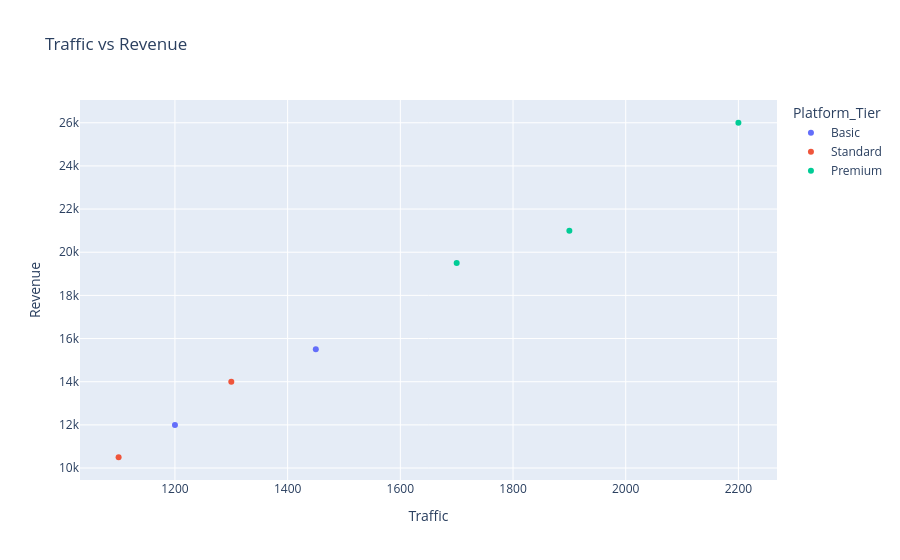

The notebook cell this image was saved under:
### Code cell
fig = px.scatter(
    df,
    x="Traffic",
    y="Revenue",
    color="Platform_Tier",
    hover_data=["Day"],
    title="Traffic vs Revenue"
)

fig.show()

### Figure 1 — Plotly figure (JSON) as saved in the notebook; plotly's stock layout.template omitted (floating-point values rounded to 4 significant figures)
{"data": [{"customdata": [["Mon"], ["Tue"]], "hovertemplate": "Platform_Tier=Basic<br>Traffic=%{x}<br>Revenue=%{y}<br>Day=%{customdata[0]}<extra></extra>", "legendgroup": "Basic", "marker": {"color": "#636efa", "symbol": "circle"}, "mode": "markers", "name": "Basic", "orientation": "v", "showlegend": true, "type": "scatter", "x": [1200, 1450], "xaxis": "x", "y": [12000, 15500], "yaxis": "y"}, {"customdata": [["Wed"], ["Thu"]], "hovertemplate": "Platform_Tier=Standard<br>Traffic=%{x}<br>Revenue=%{y}<br>Day=%{customdata[0]}<extra></extra>", "legendgroup": "Standard", "marker": {"color": "#EF553B", "symbol": "circle"}, "mode": "markers", "name": "Standard", "orientation": "v", "showlegend": true, "type": "scatter", "x": [1100, 1300], "xaxis": "x", "y": [10500, 14000], "yaxis": "y"}, {"customdata": [["Fri"], ["Sat"], ["Sun"]], "hovertemplate": "Platform_Tier=Premium<br>Traffic=%{x}<br>Revenue=%{y}<br>Day=%{customdata[0]}<extra></extra>", "legendgroup": "Premium", "marker": {"color": "#00cc96", "symbol": "circle"}, "mode": "markers", "name": "Premium", "orientation": "v", "showlegend": true, "type": "scatter", "x": [1700, 2200, 1900], "xaxis": "x", "y": [19500, 26000, 21000], "yaxis": "y"}], "layout": {"legend": {"title": {"text": "Platform_Tier"}, "tracegroupgap": 0}, "title": {"text": "Traffic vs Revenue"}, "xaxis": {"anchor": "y", "domain": [0, 1], "title": {"text": "Traffic"}}, "yaxis": {"anchor": "x", "domain": [0, 1], "title": {"text": "Revenue"}}}}
